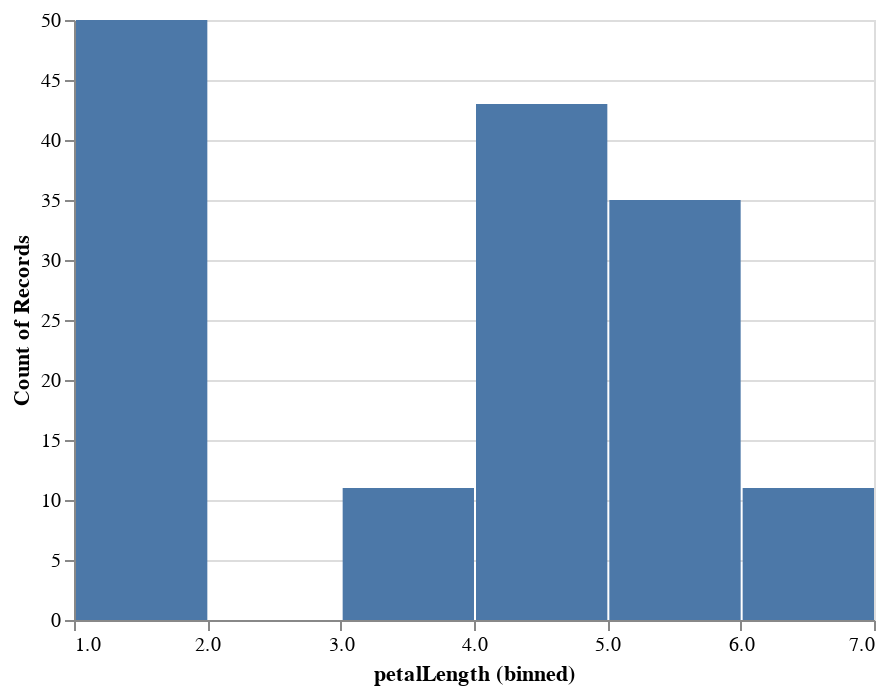

This figure's notebook cell:
### Markdown cell above
How can we tell what is the best discretization?

**Unsupervised discretization:** find breaks in the data values.
* Visualize a histogram of petalLength using altair library


Looking at the bar graph, I can infer that there is a break in the data for petalLength 2 to 3, as dataset has no data points with petalLength in that range

### Code cell
alt.Chart(iris).mark_bar().encode(
    # x='petalLength',
    # y='petalWidth',
    # color='species'
    alt.X("petalLength", bin=True),
    y='count()'
)

### Figure 1 — Vega-Lite specification as saved in the notebook (floating-point values rounded to 4 significant figures; data arrays with more than 128 entries replaced by an {"elided": "..."} marker saying what was removed)
{"config": {"view": {"continuousWidth": 400, "continuousHeight": 300}}, "data": {"name": "data-a264acbd6e539a8b3afc0cb5f240fb57"}, "mark": "bar", "encoding": {"x": {"type": "quantitative", "bin": true, "field": "petalLength"}, "y": {"type": "quantitative", "aggregate": "count"}}, "$schema": "https://vega.github.io/schema/vega-lite/v4.0.2.json", "datasets": {"data-a264acbd6e539a8b3afc0cb5f240fb57": {"elided": "150 records"}}}
